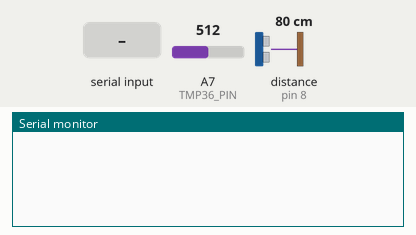
Bench run of a sketch on a simulated Arduino Nano, built with avr-gcc and run on an emulated ATmega328P. Parts: the last lines printed to the serial monitor. Wiring (inferred from the names in the program): ultrasonic range finder: trigger pin 7; echo pin 8. The inputs (shaded band) are chosen by the test bench; at power-on: A7 (TMP36_PIN) = 512, distance to the obstacle (sensor on pin 8) 80 cm. The echo pulse lasts 58.3 µs per cm.

Above: at 1.2 s.
1.3 s: "1\n" received over Serial
At 2.1 s:
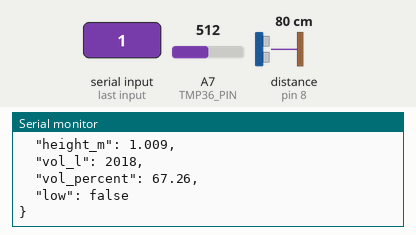
2.8 s: "0\n" received over Serial
At 2.92 s:
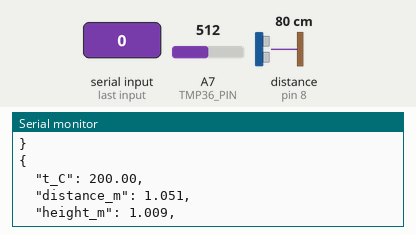

Measured:
- after the input at 1.3 s, the serial monitor: prints a new line at once (image 1)
- after the input at 2.8 s, the serial monitor: prints a new line at once (image 2)

The sketch:

WaterLevelTransmitter.ino
```cpp
/*!
 * @file WaterLevelTransmitter.ino
 *
 * Measure the water level in a reservoir with an ultrasone distance detector.
 *
 * Tested on an Arduino Nano with a JSN-SR04T-2.0 ultrasone distance detector.
 *
 * @author Martin Vanbrabant
 */

#include "Tmp36.h"
#include "UsDetector.h"

// TMP36
#define TMP36_PIN A7
#define ADC_MAXVALUE 1023
#define ADC_VOLTAGE 5.0

// JSN-SR04T-2.0
#define US_TRIGPIN 7
#define US_ECHOPIN 8
#define US_TIMEOUT 100000ul // microseconds; note JSN-SR04T 2.0 limits to 38 ms automatically

Tmp36 tmp = Tmp36(TMP36_PIN, ADC_MAXVALUE, ADC_VOLTAGE);
UsDetector det = UsDetector(US_TRIGPIN, US_ECHOPIN, US_TIMEOUT);

// --- Dimensions
// H1 (meter)
#define H1 1.50
// H2 (meter)
#define H2 0.68
// H3 (meter)
#define H3 0.12
// V (liter)
#define V 3000
// X_MIN (meter)
#define X_MIN 0.25

float temperature;
float distance;
float height;
float volume;
float percent;

//JSON string
const char *json_part1 =
  "{\n"
  "  \"t_C\": ";
const char *json_part2 = ",\n"
  "  \"distance_m\": ";
const char *json_part3 = ",\n"
  "  \"height_m\": ";
const char *json_part4 = ",\n"
  "  \"vol_l\": ";
const char *json_part5 = ",\n"
  "  \"vol_percent\": ";
const char *json_part6 = ",\n"
  "  \"low\": ";
const char *json_part7 = "\n"
  "}";

void print_json() {
  Serial.print(json_part1);
  Serial.print(temperature, 2);
  Serial.print(json_part2);
  Serial.print(distance, 3);
  Serial.print(json_part3);
  Serial.print(height, 3);
  Serial.print(json_part4);
  Serial.print(volume, 0);
  Serial.print(json_part5);
  Serial.print(percent, 2);
  Serial.print(json_part6);
  Serial.print(height < X_MIN ? "true" : "false");
  Serial.println(json_part7);
}

void setup() {
  Serial.begin(115200);
  det.begin();
}

void loop() {
  if (Serial.available()) {
    temperature = tmp.measureTemperature();
    distance = det.measureDistance(temperature);
    height = (H1 + H2 - H3) - distance;
    if (height < 0) {
      height = 0;
    } else if (height > H1) {
      height = H1;
    }
    volume = height / H1 * V;
    percent = height / H1 * 100.0;
    print_json();
    Serial.read();
    delay(100);
  }
}
```

Tmp36.cpp
```cpp
/*!
 * @file Tmp36.cpp
 *
 * @author Martin Vanbrabant
 */

#include "Tmp36.h"

Tmp36::Tmp36(uint8_t analogPin, int adcMaxValue, float adcVoltage) {
  _analogPin = analogPin;
  _adcStep = adcVoltage / (adcMaxValue + 1);
  //Serial.print("adcStep: ");
  //Serial.println(_adcStep, 5);
}

float Tmp36::measureTemperature(void) {
  int a = analogRead(_analogPin);
  float v = a * _adcStep;
  float t = (v - 0.5) * 100;
  //Serial.print("analog value: ");
  //Serial.print(a);
  //Serial.print("; analog voltage: ");
  //Serial.print(v, 5);
  //Serial.println(" V");
  return t;
}
```

Tmp36.h
```cpp
/*!
 * @file Tmp36.h
 *
 * A TMP36 temperature sensor.
 *
 * Tested on an Arduino Nano.
 * Connect the TMP36 output pin to an analog input.
 * Add a 100 nF capacitor from the analog input to ground.
 *
 * @author Martin Vanbrabant
 */

#ifndef TMP36_H
#define TMP36_H

#include "Arduino.h"

/*!
 *  Class for measuring temperature using a TMP36
 */
class Tmp36 {
  public:
    /*!
     * Constructor
     *
     * @param analogPin analog input pin, e.g. AO
     * @param adcMaxValue maximum value of the analog to digital convertor, e.g. 1023 for a 10 bit convertor
     * @param adcVoltage reference voltage of the analog to digital convertor in Volt,
     *               e.g. 5.0 for an Arduino Nano powered via Vin
     *               e.g. 4.62 for an Arduino Nano powered via USB
     */
    Tmp36(uint8_t analogPin, int adcMaxValue, float adcVoltage);
    /*!
     * Perform one temperature measurement
     * @return the temperature in °C
     */
    float measureTemperature(void);

  private:
    uint8_t _analogPin;
    float _adcStep;
};

#endif
```

UsDetector.cpp
```cpp
/*!
 * @file UsDetector.cpp
 *
 * See for the bitbanging: http://www.beckymarshall.com/depthSensor.html
 * See for speed of sound vs. temperature: https://en.wikipedia.org/wiki/Speed_of_sound
 *
 * @author Martin Vanbrabant
 */

#include "UsDetector.h"

UsDetector::UsDetector(uint8_t trigPin, uint8_t echoPin, unsigned long timeout) {
  _trigPin = trigPin;
  _echoPin = echoPin;
  _timeout = timeout;
}

void UsDetector::begin(void) {
  pinMode(_trigPin, OUTPUT);
  pinMode(_echoPin, INPUT);
  digitalWrite(_trigPin, LOW);
  measurePulseLength(); // first measurement result is undefined
}

unsigned long UsDetector::measurePulseLength(void) {
  digitalWrite(_trigPin, HIGH);
  delayMicroseconds(15); // more then the minimum of 10 us
  digitalWrite(_trigPin, LOW);
  unsigned long p = pulseIn(_echoPin, HIGH, _timeout);
  //Serial.print("Pulse length: ");
  //Serial.print(p);
  //Serial.println(" microseconds");
  return p;
}

float UsDetector::calculateDistance(unsigned long pulseLength) {
	return 340.0 / 2.0e6 * pulseLength;
}

float UsDetector::calculateDistance(unsigned long pulseLength, float temperature) {
	return (331.3 + 0.606 * temperature) / 2.0e6 * pulseLength;
}

float UsDetector::measureDistance(void) {
  return calculateDistance(measurePulseLength());
}

float UsDetector::measureDistance(float temperature) {
  return calculateDistance(measurePulseLength(), temperature);
}
```

UsDetector.h
```cpp
/*!
 * @file UsDetector.h
 *
 * An ultrasone distance detector.
 *
 * Tested on an Arduino Nano with a JSN-SR04T-2.0 ultrasone distance detector.
 *
 * @author Martin Vanbrabant
 */

#ifndef USDETECTOR_H
#define USDETECTOR_H

#include "Arduino.h"

/*!
 *  Class capable to do ultrasone distance measurements
 */
class UsDetector {
  public:
    /*!
     * Constructor
     *
     * @param trigPin pin used to send the trigger pulse to the device
     * @param echoPin pin used to read the echo pulse from the device
     * @param timeout time in microseconds; won't wait longer for the start of the echo pulse
     */
    UsDetector(uint8_t trigPin, uint8_t echoPin, unsigned long timeout);
    /*!
     * Call this method once to begin using this class
     */
    void begin(void);
    /*!
     * Perform one pulse length measurement
     *
     * @return the pulse length in microseconds (0 if no pulse)
     */
    unsigned long measurePulseLength(void);
    /*!
     * Convert a pulse length into a distance measurement (no temperature correction)
     *
     * @param pulseLength pulse length as returned from measurePulseLength
     * @return the distance in meter
     */
    float calculateDistance(unsigned long pulseLength);
    /*!
     * Convert a pulse length into a distance measurement (with temperature correction)
     *
     * @param pulseLength pulse length as returned from measurePulseLength
     * @param temperature the temperature in °C
     * @return the distance in meter
     */
    float calculateDistance(unsigned long pulseLength, float temperature);
    /*!
     * Perform one distance measurement (no temperature correction).
     * A convenience method, equivalent to calculateDistance(measurePulseLength())
     *
     * @return the distance in meter
     */
    float measureDistance(void);
    /*!
     * Perform one distance measurement (with temperature correction)
     * A convenience method, equivalent to calculateDistance(measurePulseLength(), temperature)
     *
     * @param temperature the temperature in °C
     * @return the distance in meter
     */
    float measureDistance(float temperature);

  private:
    uint8_t _trigPin;
    uint8_t _echoPin;
    unsigned long _timeout;
};

#endif
```
